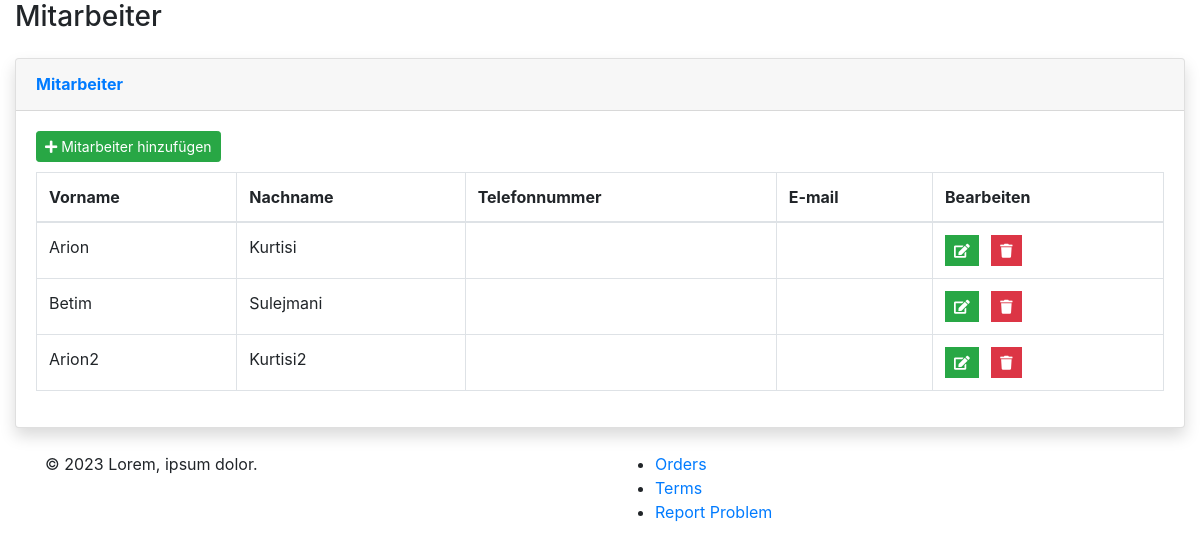
Screenshot of /barber-admin/employees.php (signed in) with the database file from the repository.
### tables this page shows
CREATE TABLE `employees` (
  `employee_id` int(2) NOT NULL,
  `first_name` varchar(20) NOT NULL,
  `last_name` varchar(20) NOT NULL,
  `phone_number` varchar(30) NOT NULL,
  `email` varchar(50) NOT NULL
);

### barber-admin/employees.php (the view, shortened to what this page needs)
<?php
    include 'connect.php';
    include 'Includes/templates/header.php';
    if(isset($_SESSION['username_barbershop_Xw211qAAsq4']) && isset($_SESSION['password_barbershop_Xw211qAAsq4']))
    {
?>
        <div class="container-fluid">
            <div class="d-sm-flex align-items-center justify-content-between mb-4">
                <h1 class="h3 mb-0 text-gray-800">Mitarbeiter</h1>
            </div>
            <?php
                $do = '';
                if(isset($_GET['do']) && in_array($_GET['do'], array('Add','Edit')))
                {
                    $do = htmlspecialchars($_GET['do']);
                }
                else
                {
                    $do = 'Manage';
                }
                if($do == 'Manage')
                {
                    $stmt = $con->prepare("SELECT * FROM employees");
                    $stmt->execute();
                    $rows_employees = $stmt->fetchAll();
                    ?>
                        <div class="card shadow mb-4">
                            <div class="card-header py-3">
                                <h6 class="m-0 font-weight-bold text-primary">Mitarbeiter</h6>
                            </div>
                            <div class="card-body">
                                <a href="employees.php?do=Add" class="btn btn-success btn-sm" style="margin-bottom: 10px;">
                                    <i class="fa fa-plus"></i>
                                    Mitarbeiter hinzufügen
                                </a>
                                <div class="table-responsive">
                                    <table class="table table-bordered">
                                        <thead>
                                            <tr>
                                                <th scope="col">Vorname</th>
                                                <th scope="col">Nachname</th>
                                                <th scope="col">Telefonnummer</th>
                                                <th scope="col">E-mail</th>
                                                <th scope="col">Bearbeiten</th>
                                            </tr>
                                        </thead>
                                        <tbody>
                                            <?php
                                                foreach($rows_employees as $employee)
                                                {
                                                    echo "<tr>";
                                                        echo "<td>";
                                                            echo $employee['first_name'];
                                                        echo "</td>";
                                                        echo "<td>";
                                                            echo $employee['last_name'];
                                                        echo "</td>";
                                                        echo "<td>";
                                                        echo "</td>";
                                                        echo "<td>";
                                                        echo "</td>";
                                                        echo "<td>";
                                                            $delete_data = "delete_employee_".$employee["employee_id"];
                                                    ?>
                                                        <ul class="list-inline m-0">
                                                            <li class="list-inline-item" data-toggle="tooltip" title="Edit">
                                                                <button class="btn btn-success btn-sm rounded-0">
                                                                    <a href="employees.php?do=Edit&employee_id=<?php echo $employee['employee_id']; ?>" style="color: white;">
                                                                        <i class="fa fa-edit"></i>
                                                                    </a>
                                                                </button>
                                                            </li>
                                                            <li class="list-inline-item" data-toggle="tooltip" title="Delete">
                                                                <button class="btn btn-danger btn-sm rounded-0" type="button" data-toggle="modal" data-target="#<?php echo $delete_data; ?>" data-placement="top"><i class="fa fa-trash"></i></button>
                                                            </li>
                                                        </ul>
                                                    <?php
                                                    echo "</td>";
                                                    echo "</tr>";
                                                }
                                            ?>
                                        </tbody>
                                    </table>
                                </div>
                            </div>
                        </div>
                    <?php
                }
            ?>
        </div>
<?php
        include 'Includes/templates/footer.php';
    }
    else
    {
        header('Location: login.php');
        exit();
    }
?>

### rows the page displays
employees: first_name "Arion", last_name "Kurtisi"
employees: first_name "Betim", last_name "Sulejmani"
employees: first_name "Arion2", last_name "Kurtisi2"
